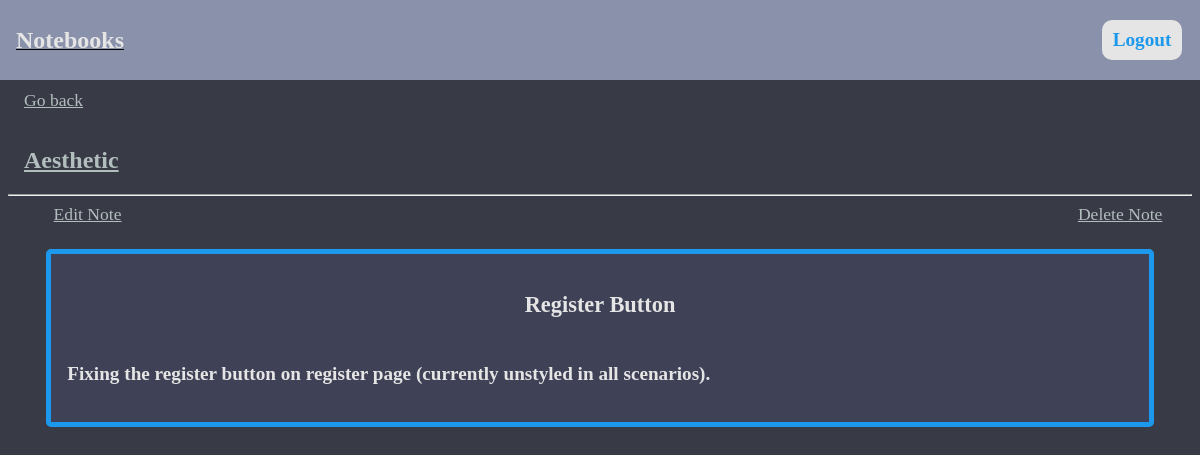
The page /note74/ (signed in) on the database its author committed.
### base/models.py (models this page shows, shortened)
class Note(models.Model):
  user = models.ForeignKey(User, on_delete=models.CASCADE,null=True)
  title = models.CharField(max_length=200)
  body = models.TextField(null=True, blank=True)
  book = models.ForeignKey(Book,on_delete=models.CASCADE,null=True, blank=True)
  created = models.DateTimeField(auto_now_add=True)
  updated = models.DateTimeField(auto_now = True)
  class Meta:
    ordering = ['-updated','-created']

class Book(models.Model):
  owner = models.ForeignKey(User,on_delete=models.SET_NULL,null=True, blank=True)
  name = models.CharField(max_length=200)
  topic = models.CharField(max_length=200, null=True)
  updated = models.DateTimeField(auto_now=True)
  created = models.DateTimeField(auto_now_add=True)
  class Meta:
    ordering = ['-updated','-created']

### base/views.py (the view)
# urls.py: path('note<str:pk>/',views.note,name="note"),
@login_required(login_url='/login')
def note(request,pk):
  note = Note.objects.get(id=pk)
  if note.book.owner != request.user:
    return redirect('home')
  else:
    context = {'note':note}
    return render(request,'base/note.html',context)

### base/templates/base/note.html
{%extends 'main.html'%}
{%block content%}
<div class = "note_tag_buttons">
    <a class = "note_tag" href = "{{request.META.HTTP_REFERER}}">Go back</a>
</div>
<a href = "{%url 'book' note.book.id%}">
  <h2 class = "note_book_name">{{note.book.name}}</h2>
</a>
<hr/>
<div class = "note_main">
  <div class = "note_tag_button_sub">
    <a class = "note_tag_edit" href = "{%url 'update_note' note.id%}">Edit Note</a>
    <a class = "note_tag_edit" href = "{%url 'delete_note' note.id%}">Delete Note</a>
  </div>
  <div class = "note_child">
    <h3 class = "note_title">{{note.title}}</h3>
    <p class = "note_body">{{note.body}}</p>
  </div>
</div>
{%endblock content%}

### static/styles/styles.css (style rules this page uses)
:root { --color-main: #1c99ec; --color-main-hover:rgb(73, 172, 238); --color-main-light: #e1f6fb; --color-dark: #3f4156; --color-dark-medium: #383b46; --color-dark-light: #8a91ab; --color-light: #e5e5e5; --color-gray: #8b8b8b; --color-light-gray: #b2bdbd; --color-bg: #2d2d39; --color-success: #5dd693; --color-success-hover: #7ecfa2; --color-error: #fc4b0b; }
body { background-color: var(--color-dark-medium); padding:0; top:0 !important; max-width:100vw !important; overflow-x: hidden !important; }
a { color:inherit; text-decoration:none; }

### static/styles/note.css (style rules this page uses)
.note_main { display:flex; flex-direction:column; justify-content: center; align-items: center; width:100%; }
.note_book_name { color:var(--color-light-gray); text-align: left; align-self:center; margin-left:1rem; text-decoration:underline; }
.note_child { color:var(--color-light); background-color: var(--color-dark); border:5px solid var(--color-main); width:90%; height:fit-content; display:flex; flex-direction: column; justify-content: center; align-items: center; margin-top:1.5rem; padding:1rem; border-radius:5px; }
.note_title { font-weight:bold; font-size:1.4rem; }
.note_body { font-size:1.2rem; font-weight:bold; line-height:1.7rem; width:100%; align-self: center; justify-self: center; text-align: left; }
.note_tag_button_sub { display:flex; flex-direction: row; width:95%; justify-content: space-between; }
.note_tag_buttons { display:flex; flex-direction:column }
.note_tag { color:var(--color-light-gray); font-size:1.1rem; margin-left:1rem; margin-bottom:1rem; text-decoration: underline; }
.note_tag_edit { color:var(--color-light-gray); font-size:1.1rem; margin-left:1rem; text-decoration: underline; }

### rows shown on the page
Note: book.name "Aesthetic", title "Register Button", body "Fixing the register button on register page (currently unstyled in all scenarios)."
